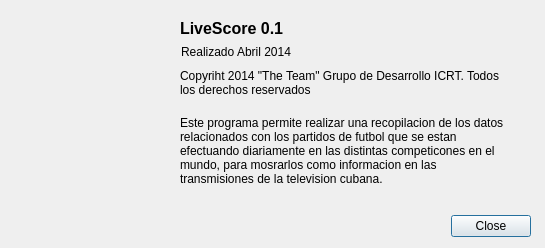
<?xml version="1.0" encoding="UTF-8"?>
<ui version="4.0">
 <class>Dialog</class>
 <widget class="QDialog" name="Dialog">
  <property name="geometry">
   <rect>
    <x>0</x>
    <y>0</y>
    <width>545</width>
    <height>248</height>
   </rect>
  </property>
  <property name="windowTitle">
   <string>Dialog</string>
  </property>
  <widget class="QDialogButtonBox" name="buttonBox">
   <property name="geometry">
    <rect>
     <x>190</x>
     <y>210</y>
     <width>341</width>
     <height>32</height>
    </rect>
   </property>
   <property name="orientation">
    <enum>Qt::Horizontal</enum>
   </property>
   <property name="standardButtons">
    <set>QDialogButtonBox::Close</set>
   </property>
  </widget>
  <widget class="QWidget" name="widget" native="true">
   <property name="geometry">
    <rect>
     <x>0</x>
     <y>10</y>
     <width>151</width>
     <height>141</height>
    </rect>
   </property>
   <widget class="QLabel" name="label_5">
    <property name="geometry">
     <rect>
      <x>0</x>
      <y>4</y>
      <width>151</width>
      <height>131</height>
     </rect>
    </property>
    <property name="text">
     <string/>
    </property>
    <property name="pixmap">
     <pixmap>../Recursos/iconos/ico.png</pixmap>
    </property>
    <property name="scaledContents">
     <bool>true</bool>
    </property>
   </widget>
  </widget>
  <widget class="QWidget" name="widget_2" native="true">
   <property name="geometry">
    <rect>
     <x>160</x>
     <y>10</y>
     <width>371</width>
     <height>191</height>
    </rect>
   </property>
   <widget class="QLabel" name="label">
    <property name="geometry">
     <rect>
      <x>20</x>
      <y>10</y>
      <width>131</width>
      <height>16</height>
     </rect>
    </property>
    <property name="font">
     <font>
      <pointsize>12</pointsize>
      <weight>75</weight>
      <bold>true</bold>
     </font>
    </property>
    <property name="text">
     <string>LiveScore 0.1</string>
    </property>
   </widget>
   <widget class="QLabel" name="label_2">
    <property name="geometry">
     <rect>
      <x>21</x>
      <y>34</y>
      <width>131</width>
      <height>16</height>
     </rect>
    </property>
    <property name="text">
     <string>Realizado Abril 2014</string>
    </property>
   </widget>
   <widget class="QLabel" name="label_3">
    <property name="geometry">
     <rect>
      <x>20</x>
      <y>52</y>
      <width>331</width>
      <height>41</height>
     </rect>
    </property>
    <property name="font">
     <font>
      <pointsize>9</pointsize>
     </font>
    </property>
    <property name="lineWidth">
     <number>1</number>
    </property>
    <property name="text">
     <string>Copyriht 2014 &quot;The Team&quot; Grupo de Desarrollo ICRT. Todos los derechos reservados</string>
    </property>
    <property name="scaledContents">
     <bool>true</bool>
    </property>
    <property name="wordWrap">
     <bool>true</bool>
    </property>
   </widget>
   <widget class="QLabel" name="label_4">
    <property name="geometry">
     <rect>
      <x>20</x>
      <y>90</y>
      <width>331</width>
      <height>101</height>
     </rect>
    </property>
    <property name="text">
     <string>Este programa permite realizar una recopilacion de los datos relacionados con los partidos de futbol que se estan efectuando diariamente en las distintas competicones en el mundo, para mosrarlos como informacion en las transmisiones de la television cubana.</string>
    </property>
    <property name="wordWrap">
     <bool>true</bool>
    </property>
   </widget>
  </widget>
 </widget>
 <resources/>
 <connections>
  <connection>
   <sender>buttonBox</sender>
   <signal>accepted()</signal>
   <receiver>Dialog</receiver>
   <slot>accept()</slot>
   <hints>
    <hint type="sourcelabel">
     <x>248</x>
     <y>254</y>
    </hint>
    <hint type="destinationlabel">
     <x>157</x>
     <y>274</y>
    </hint>
   </hints>
  </connection>
  <connection>
   <sender>buttonBox</sender>
   <signal>rejected()</signal>
   <receiver>Dialog</receiver>
   <slot>reject()</slot>
   <hints>
    <hint type="sourcelabel">
     <x>316</x>
     <y>260</y>
    </hint>
    <hint type="destinationlabel">
     <x>286</x>
     <y>274</y>
    </hint>
   </hints>
  </connection>
 </connections>
</ui>
